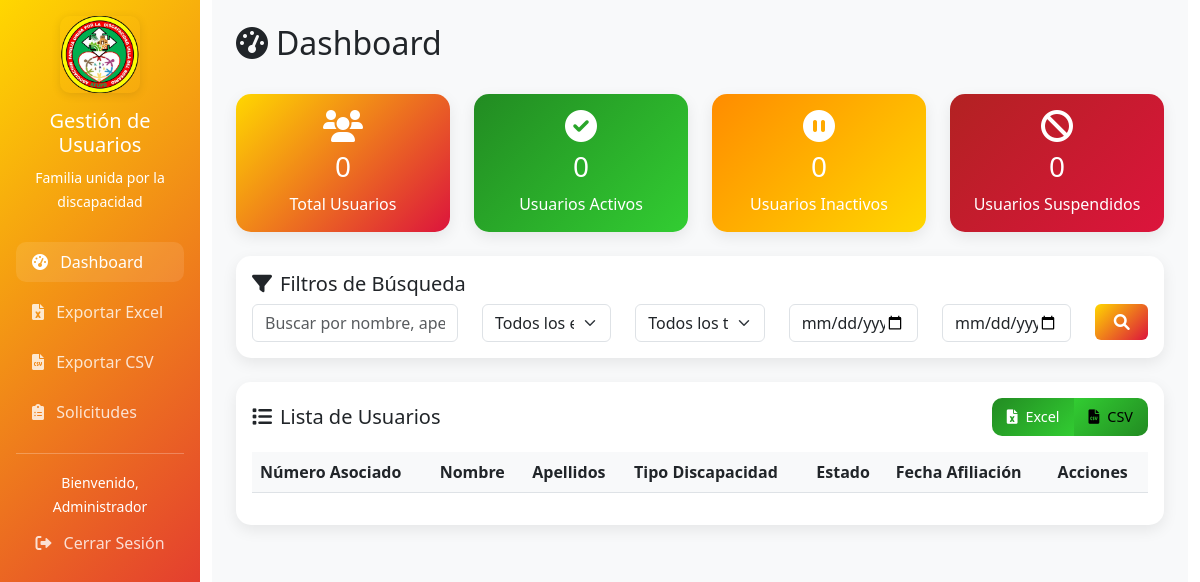
The app's page /vista/index.php (signed in), older data.
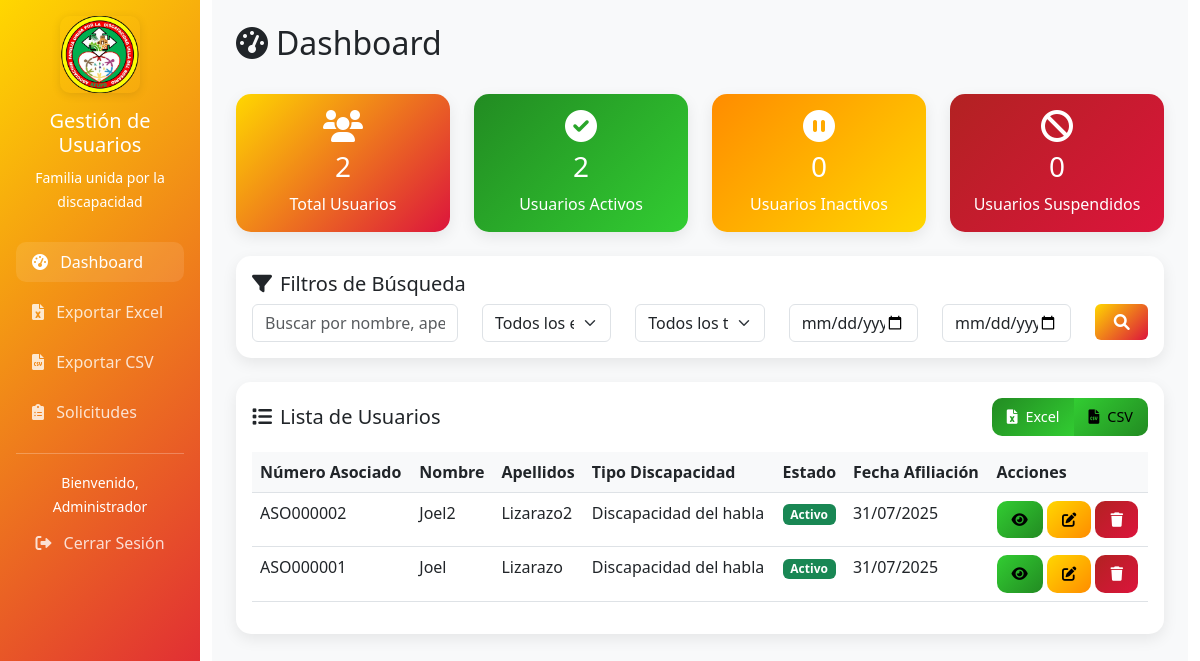
The same page, newer data.
### tables this page shows
CREATE TABLE `usuarios` (
  `id` int(11) NOT NULL,
  `numero_asociado` varchar(20) NOT NULL,
  `nombre` varchar(100) NOT NULL,
  `apellidos` varchar(100) NOT NULL,
  `fecha_nacimiento` date NOT NULL,
  `genero` enum('Masculino','Femenino','Otro') NOT NULL,
  `tipo_discapacidad` varchar(100) NOT NULL,
  `porcentaje_discapacidad` int(11) DEFAULT NULL,
  `telefono` varchar(20) DEFAULT NULL,
  `email` varchar(100) DEFAULT NULL,
  `direccion` text DEFAULT NULL,
  `ciudad` varchar(100) DEFAULT NULL,
  `codigo_postal` varchar(10) DEFAULT NULL,
  `fecha_afiliacion` date NOT NULL,
  `estado` enum('Activo','Inactivo','Suspendido') DEFAULT 'Activo',
  `observaciones` text DEFAULT NULL,
  `fecha_registro` timestamp NOT NULL DEFAULT current_timestamp(),
  `fecha_actualizacion` timestamp NOT NULL DEFAULT current_timestamp() ON UPDATE current_timestamp()
);

### modelo/Usuario.php (called while the page is built, shortened)
<?php
require_once 'conexion.php';
class Usuario {
    private $conexion;
    public function __construct() {
        $conexion = new Conexion();
        $this->conexion = $conexion->conectar();
    }
    public function obtenerUsuarios($filtros = []) {
        $sql = "SELECT * FROM usuarios WHERE 1=1";
        $params = [];
        $sql .= " ORDER BY fecha_registro DESC";
        $stmt = $this->conexion->prepare($sql);
        $stmt->execute($params);
        return $stmt->fetchAll(PDO::FETCH_ASSOC);
    }
}
?>

### modelo/conexion.php (called while the page is built, shortened)
<?php
class Conexion {
    private $host;
    private $usuario;
    private $password;
    private $base_datos;
    public function __construct() {
        $this->host = defined('DB_HOST') ? DB_HOST : 'localhost';
        $this->usuario = defined('DB_USER') ? DB_USER : 'root';
        $this->password = defined('DB_PASS') ? DB_PASS : '';
        $this->base_datos = defined('DB_NAME') ? DB_NAME : 'gestion_usuarios';
    }
    public function conectar() {
        try {
            $this->conexion = new PDO("mysql:host=$this->host;dbname=$this->base_datos;charset=utf8",
                                     $this->usuario, $this->password);
            $this->conexion->setAttribute(PDO::ATTR_ERRMODE, PDO::ERRMODE_EXCEPTION);
            return $this->conexion;
        } catch(PDOException $e) {
            echo "Error de conexión: " . $e->getMessage();
            return null;
        }
    }
}
?>

### modelo/Administrador.php (called while the page is built, shortened)
<?php
require_once 'conexion.php';
class Administrador {
    public function __construct() {
        $conexion = new Conexion();
    }
}
?>

### controlador/UsuarioController.php (called while the page is built, shortened)
<?php
require_once '../modelo/Usuario.php';
require_once '../controlador/AuthController.php';
class UsuarioController {
    private $usuario;
    public function __construct() {
        $this->usuario = new Usuario();
        $this->auth = new AuthController();
    }
    public function obtenerUsuarios($filtros = []) {
        return $this->usuario->obtenerUsuarios($filtros);
    }
}
?>

### controlador/AuthController.php (called while the page is built, shortened)
<?php
require_once '../modelo/Administrador.php';
class AuthController {
    public function isLoggedIn() {
        return isset($_SESSION['logged_in']) && $_SESSION['logged_in'] === true;
    }
}
?>

### vista/index.php (the view, shortened to what the rows shown need)
<?php
require_once '../controlador/AuthController.php';
require_once '../controlador/UsuarioController.php';
$usuarioController = new UsuarioController();
$filtros = [
    'busqueda' => $_GET['busqueda'] ?? '',
    'estado' => $_GET['estado'] ?? '',
    'tipo_discapacidad' => $_GET['tipo_discapacidad'] ?? '',
    'fecha_desde' => $_GET['fecha_desde'] ?? '',
    'fecha_hasta' => $_GET['fecha_hasta'] ?? ''
];
$usuarios = $usuarioController->obtenerUsuarios($filtros);
?>
<!DOCTYPE html>
<html lang="es">
<head>
    <link href="https://cdn.jsdelivr.net/npm/bootstrap@5.3.0/dist/css/bootstrap.min.css" rel="stylesheet">
    <link href="https://cdnjs.cloudflare.com/ajax/libs/font-awesome/6.0.0/css/all.min.css" rel="stylesheet">
    <link href="https://cdn.datatables.net/1.13.0/css/dataTables.bootstrap5.min.css" rel="stylesheet">
</head>
<body>
    <div class="container-fluid">
        <div class="row">
            <div class="col-md-9 col-lg-10">
                <div class="main-content p-4">
                    <div class="d-flex justify-content-between align-items-center mb-4">
                        <h2><i class="fas fa-tachometer-alt me-2"></i>Dashboard</h2>
                    </div>
                    <div class="card">
                        <div class="card-body">
                            <div class="table-responsive">
                                <div class="d-none d-md-block">
                                    <table class="table table-hover" id="tablaUsuarios">
                                    <thead>
                                        <tr>
                                            <th>Número Asociado</th>
                                            <th>Nombre</th>
                                            <th>Apellidos</th>
                                            <th>Tipo Discapacidad</th>
                                            <th>Estado</th>
                                            <th>Fecha Afiliación</th>
                                            <th>Acciones</th>
                                        </tr>
                                    </thead>
                                    <tbody>
                                        <?php foreach ($usuarios as $usuario): ?>
                                            <tr>
                                                <td><?php echo htmlspecialchars($usuario['numero_asociado']); ?></td>
                                                <td><?php echo htmlspecialchars($usuario['nombre']); ?></td>
                                                <td><?php echo htmlspecialchars($usuario['apellidos']); ?></td>
                                                <td><?php echo htmlspecialchars($usuario['tipo_discapacidad']); ?></td>
                                                <td>
                                                    <span class="badge bg-<?php
                                                        echo $usuario['estado'] === 'Activo' ? 'success' :
                                                            ($usuario['estado'] === 'Inactivo' ? 'warning' : 'danger');
                                                    ?>">
                                                        <?php echo htmlspecialchars($usuario['estado']); ?>
                                                    </span>
                                                </td>
                                                <td><?php echo date('d/m/Y', strtotime($usuario['fecha_afiliacion'])); ?></td>
                                                <td>
                                                    <button class="btn btn-sm btn-info btn-action"
                                                            onclick="verUsuario(<?php echo $usuario['id']; ?>)"
                                                            style="background: linear-gradient(135deg, #32CD32 0%, #228B22 100%); border: none;">
                                                        <i class="fas fa-eye"></i>
                                                    </button>
                                                    <button class="btn btn-sm btn-warning btn-action"
                                                            onclick="editarUsuario(<?php echo $usuario['id']; ?>)"
                                                            style="background: linear-gradient(135deg, #FFD700 0%, #FF8C00 100%); border: none;">
                                                        <i class="fas fa-edit"></i>
                                                    </button>
                                                    <button class="btn btn-sm btn-danger btn-action"
                                                            onclick="eliminarUsuario(<?php echo $usuario['id']; ?>, '<?php echo addslashes($usuario['nombre']); ?>', '<?php echo addslashes($usuario['apellidos']); ?>', '<?php echo addslashes($usuario['numero_asociado']); ?>')">
                                                        <i class="fas fa-trash"></i>
                                                    </button>
                                                </td>
                                            </tr>
                                        <?php endforeach; ?>
                                    </tbody>
                                </table>
                                </div>
                            </div>
                        </div>
                    </div>
                </div>
            </div>
        </div>
    </div>
</body>
</html>

Row changes from the older to the newer data that the page shows:
added usuarios: numero_asociado "ASO000002", nombre "Joel2", apellidos "Lizarazo2", tipo_discapacidad "Discapacidad del habla", estado "Activo", fecha_afiliacion "31/07/2025"
added usuarios: numero_asociado "ASO000001", nombre "Joel", apellidos "Lizarazo", tipo_discapacidad "Discapacidad del habla", estado "Activo", fecha_afiliacion "31/07/2025"
Text that changed along with them:
$estadisticas['total_usuarios']: "0" → "2"
$estadisticas['usuarios_activos']: "0" → "2"
